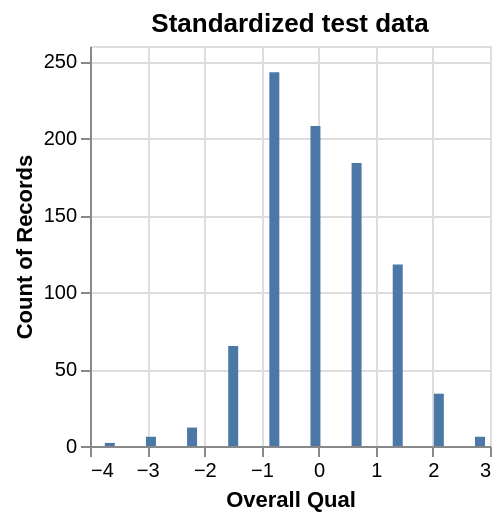

This figure's notebook cell:
### Code cell
alt.Chart(df_X_test_scaled).mark_bar().encode(
    x = alt.X(alt.repeat("column"), type='quantitative'),
    y = "count()"
).properties(
    width  = 200,
    height = 200,
    title = "Standardized test data"
).repeat(
    column = l_df_X_names_subset,          
)

### Figure 1 — Vega-Lite specification as saved in the notebook (floating-point values rounded to 4 significant figures; data arrays with more than 128 entries replaced by an {"elided": "..."} marker saying what was removed)
{"config": {"view": {"continuousWidth": 300, "continuousHeight": 300}}, "repeat": {"column": ["Overall Qual"]}, "spec": {"data": {"name": "data-a504b45608459881a3c1578050cec315"}, "mark": {"type": "bar"}, "encoding": {"x": {"field": {"repeat": "column"}, "type": "quantitative"}, "y": {"aggregate": "count", "type": "quantitative"}}, "height": 200, "title": "Standardized test data", "width": 200}, "$schema": "https://vega.github.io/schema/vega-lite/v6.1.0.json", "datasets": {"data-a504b45608459881a3c1578050cec315": {"elided": "878 records"}}}
